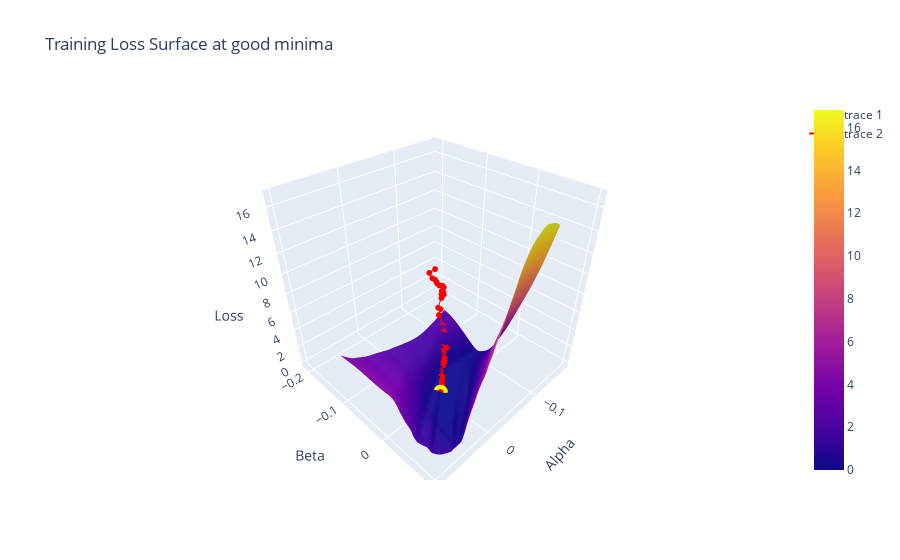
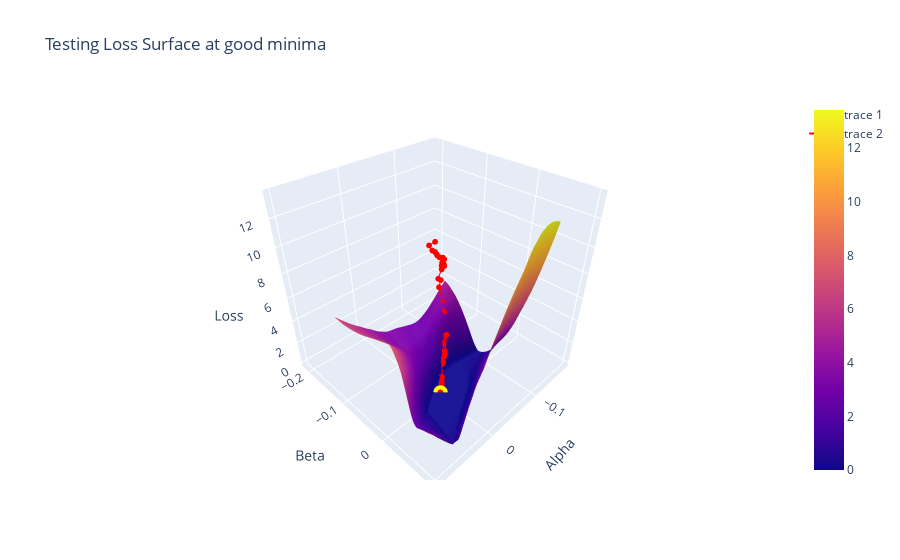

Write notebook code for charts like these, in order.
### Code cell
plot_loss_surface_3d(alphas, betas, train_loss_surface_good, np.array(trajectory), 'Training Loss Surface at good minima')
plot_loss_surface_3d(alphas, betas, test_loss_surface_good, np.array(trajectory), 'Testing Loss Surface at good minima')
